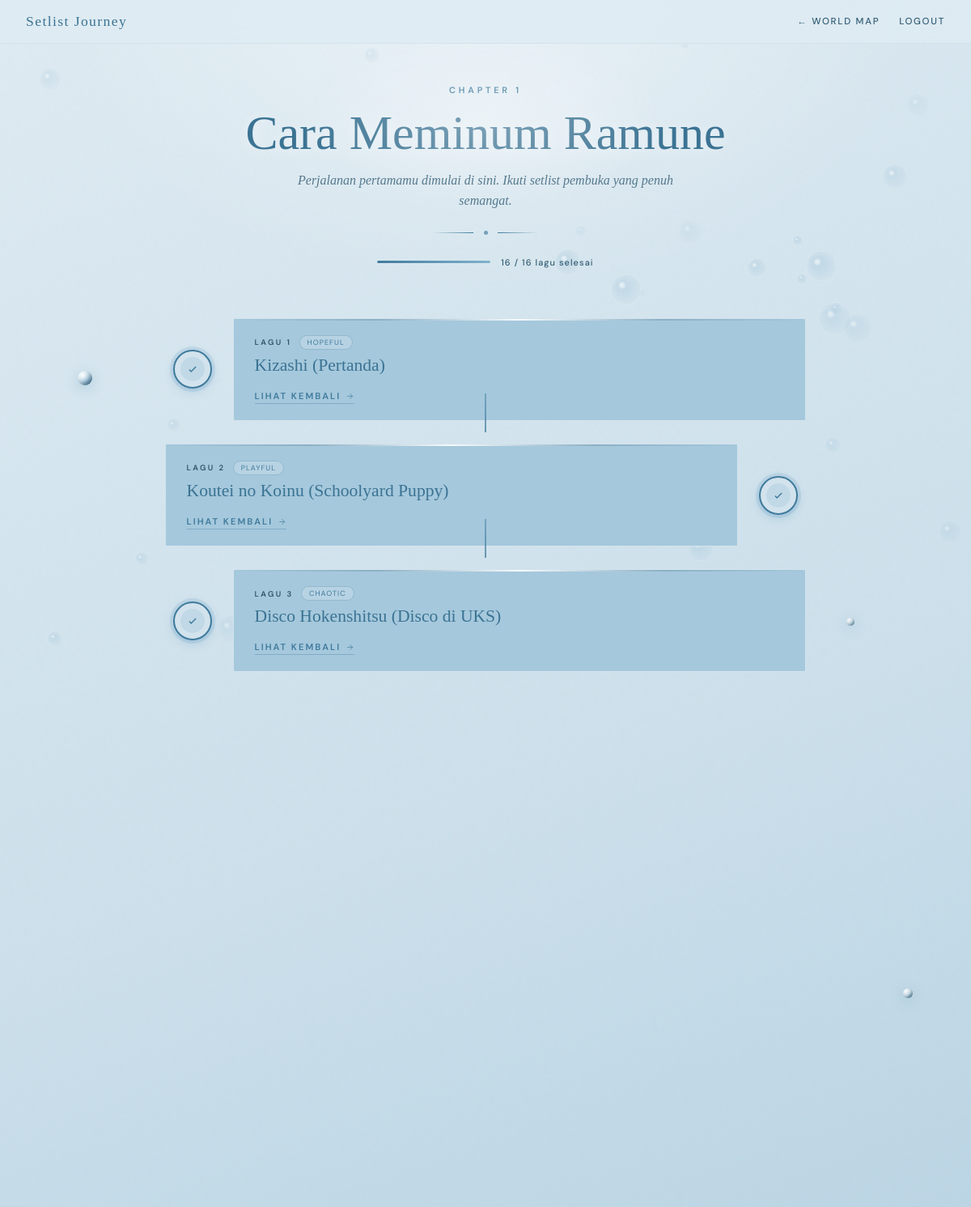
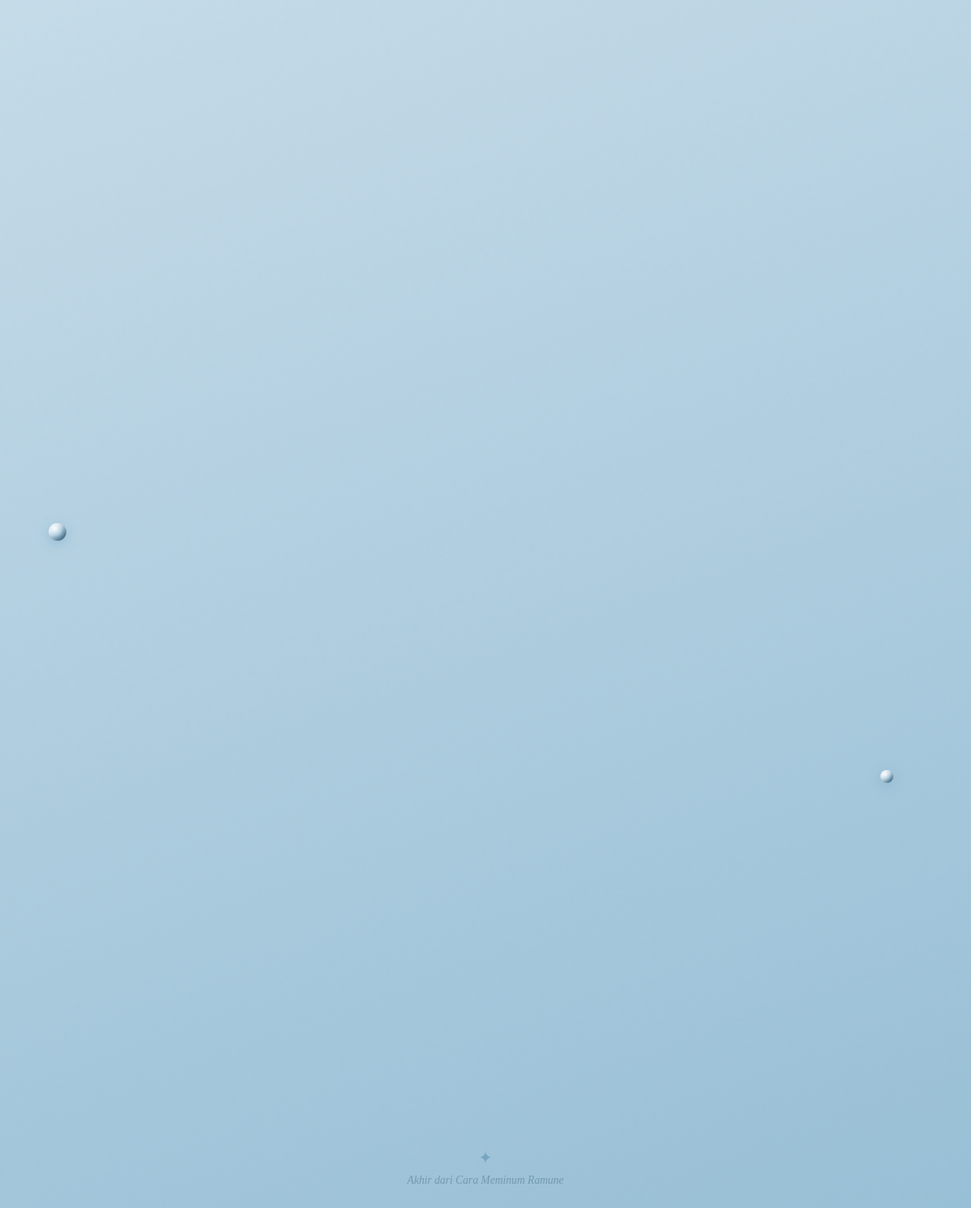
/chapter/cara-meminum-ramune (signed in), run on the app's committed database (2 pictures, top to bottom).
### tables this page shows
CREATE TABLE `chapters` (
  `id_chapter` int(11) NOT NULL,
  `judul` varchar(200) NOT NULL,
  `slug` varchar(200) NOT NULL,
  `deskripsi` text DEFAULT NULL,
  `tema_warna` varchar(7) DEFAULT '#C084FC',
  `bg_image` varchar(255) DEFAULT NULL,
  `urutan` int(11) NOT NULL,
  `is_active` tinyint(1) DEFAULT 0,
  `dibuat_pada` timestamp NOT NULL DEFAULT current_timestamp(),
  `dekorasi` varchar(50) DEFAULT 'none'
);

CREATE TABLE `tracks` (
  `id_track` int(11) NOT NULL,
  `id_chapter` int(11) NOT NULL,
  `judul_lagu` varchar(200) NOT NULL,
  `urutan` int(11) NOT NULL,
  `deskripsi` text DEFAULT NULL,
  `trivia` text DEFAULT NULL,
  `mood` varchar(50) DEFAULT NULL,
  `lirik_petikan` text DEFAULT NULL,
  `audio_preview` varchar(255) DEFAULT NULL,
  `bg_image` varchar(255) DEFAULT NULL
);

### core/Controller.php (called while the page is built, shortened)
<?php
class Controller {
    protected function view(string $path, array $data = []): void {
        extract($data);
        $viewFile = __DIR__ . '/../app/views/' . $path . '.php';
        require $viewFile;
    }
}

### app/controllers/ChapterController.php (called while the page is built, shortened)
<?php
require_once BASE_PATH . '/app/models/Chapter.php';
require_once BASE_PATH . '/app/models/Track.php';
require_once BASE_PATH . '/app/models/Progress.php';
class ChapterController extends Controller {
    private Chapter  $chapterModel;
    private Track    $trackModel;
    private Progress $progressModel;
    public function __construct() {
        $this->chapterModel  = new Chapter();
        $this->trackModel    = new Track();
        $this->progressModel = new Progress();
    }
    public function show(array $params): void {
        $slug    = $params['slug'] ?? '';
        $chapter = $this->chapterModel->findBySlug($slug);
        $tracks       = $this->trackModel->getByChapter($chapter['id_chapter']);
        $trackTerbuka = 1;
        if ($this->isLoggedIn()) {
            $userId   = Session::get('user_id');
            $progress = $this->progressModel->get($userId, $chapter['id_chapter']);
            $trackTerbuka = $progress['track_terbuka'] ?? 1;
        }
        $this->view('chapter/map', [
            'chapter'      => $chapter,
            'tracks'       => $tracks,
            'trackTerbuka' => $trackTerbuka,
            'isLoggedIn'   => $this->isLoggedIn(),
        ]);
    }
}

### index.php (called while the page is built, shortened)
<?php
require_once BASE_PATH . '/config/database.php';
require_once BASE_PATH . '/core/Session.php';
require_once BASE_PATH . '/core/Router.php';
require_once BASE_PATH . '/core/Model.php';
require_once BASE_PATH . '/core/Controller.php';
function url(string $path = ''): string {
    $base = rtrim(str_replace('\\', '/', dirname($_SERVER['SCRIPT_NAME'])), '/');
    $path = ltrim($path, '/');
    return $path ? "$base/$path" : "$base/";
}
$router = new Router();
$router->get('/',                    'HomeController',      'index');
$router->get('/login',               'AuthController',      'loginForm');
$router->post('/login',              'AuthController',      'login');
$router->get('/register',            'AuthController',      'registerForm');
$router->post('/register',           'AuthController',      'register');
$router->get('/logout',              'AuthController',      'logout');
$router->get('/worldmap',            'WorldMapController',  'index');
$router->get('/chapter/:slug',       'ChapterController',   'show');
$router->get('/track/:id',           'TrackController',     'show');
$router->post('/quest/submit',       'QuestController',     'submit');
$router->get('/quest/next/:id',      'QuestController',     'next');
$router->get('/final/:slug',         'GuestbookController', 'show');
$router->post('/final/:slug',        'GuestbookController', 'store');
$router->get('/admin',                        'AdminController',         'dashboard');
$router->get('/admin/chapters',               'AdminChapterController',  'index');
$router->get('/admin/chapters/create',        'AdminChapterController',  'create');
$router->post('/admin/chapters/store',        'AdminChapterController',  'store');
$router->get('/admin/chapters/:id/edit',      'AdminChapterController',  'edit');
$router->post('/admin/chapters/:id/update',   'AdminChapterController',  'update');
$router->post('/admin/chapters/:id/delete',   'AdminChapterController',  'delete');
$router->post('/admin/chapters/:id/toggle',   'AdminChapterController',  'toggle');
$router->get('/admin/chapters/:id/tracks',           'AdminTrackController', 'index');
$router->get('/admin/chapters/:id/tracks/create',    'AdminTrackController', 'create');
$router->post('/admin/chapters/:id/tracks/store',    'AdminTrackController', 'store');
$router->get('/admin/tracks/:id/edit',               'AdminTrackController', 'edit');
$router->post('/admin/tracks/:id/update',            'AdminTrackController', 'update');
$router->post('/admin/tracks/:id/delete',            'AdminTrackController', 'delete');
$router->get('/admin/tracks/:id/quest',              'AdminQuestController', 'show');
$router->post('/admin/tracks/:id/quest/store',       'AdminQuestController', 'store');
$router->post('/admin/quests/:id/update',            'AdminQuestController', 'update');
$router->post('/admin/quests/:id/delete',            'AdminQuestController', 'delete');
$router->get('/admin/chapters/:id/milestones',       'AdminMilestoneController', 'index');
$router->post('/admin/chapters/:id/milestones/store','AdminMilestoneController', 'store');
$router->post('/admin/milestones/:id/update',        'AdminMilestoneController', 'update');
$router->post('/admin/milestones/:id/delete',        'AdminMilestoneController', 'delete');
$router->get('/admin/users',                  'AdminUserController',     'index');
$router->post('/admin/users/:id/role',        'AdminUserController',     'updateRole');
$router->post('/admin/users/:id/delete',      'AdminUserController',     'delete');
$router->get('/admin/guestbook',              'AdminGuestbookController','index');
$router->post('/admin/guestbook/:id/delete',  'AdminGuestbookController','delete');
$router->dispatch();

### config/database.php (called while the page is built)
<?php
class Database {
    private static ?Database $instance = null;
    private PDO $connection;
    private string $host     = 'localhost';
    private string $dbname   = 'setlist_journey1';
    private string $username = 'root';
    private string $password = '';
    private string $charset  = 'utf8mb4';
    private function __construct() {
        $dsn = "mysql:host={$this->host};dbname={$this->dbname};charset={$this->charset}";
        $options = [
            PDO::ATTR_ERRMODE            => PDO::ERRMODE_EXCEPTION,
            PDO::ATTR_DEFAULT_FETCH_MODE => PDO::FETCH_ASSOC,
            PDO::ATTR_EMULATE_PREPARES   => false,
        ];
        try {
            $this->connection = new PDO($dsn, $this->username, $this->password, $options);
        } catch (PDOException $e) {
            error_log($e->getMessage());
            die("Koneksi database gagal. Silakan coba beberapa saat lagi.");
        }
    }
    public static function getInstance(): static {
        if (static::$instance === null) {
            static::$instance = new static();
        }
        return static::$instance;
    }
    public function getConnection(): PDO {
        return $this->connection;
    }
}

### core/Model.php (called while the page is built, shortened)
<?php
class Model {
    public function __construct() {
        $this->db = Database::getInstance()->getConnection();
    }
}

### app/models/Chapter.php (called while the page is built, shortened)
<?php
class Chapter extends Model {
    public function findBySlug(string $slug): array|false {
        $stmt = $this->db->prepare(
            "SELECT * FROM chapters WHERE slug = ? LIMIT 1"
        );
        $stmt->execute([$slug]);
        return $stmt->fetch();
    }
}

### app/models/Track.php (called while the page is built, shortened)
<?php
class Track extends Model {
    public function getByChapter(int $chapterId): array {
        $stmt = $this->db->prepare(
            "SELECT t.*, c.slug AS chapter_slug
             FROM tracks t
             JOIN chapters c ON t.id_chapter = c.id_chapter
             WHERE t.id_chapter = ?
             ORDER BY t.urutan ASC"
        );
        $stmt->execute([$chapterId]);
        return $stmt->fetchAll();
    }
}

### core/Session.php (called while the page is built, shortened)
<?php
class Session {
    public static function get(string $key, mixed $default = null): mixed {
        return $_SESSION[$key] ?? $default;
    }
}

### app/models/Progress.php (called while the page is built, shortened)
<?php
class Progress extends Model {
    public function get(int $userId, int $chapterId): array|false {
        $stmt = $this->db->prepare(
            "SELECT * FROM user_progress
             WHERE id_user = ? AND id_chapter = ? LIMIT 1"
        );
        $stmt->execute([$userId, $chapterId]);
        return $stmt->fetch();
    }
}

### app/views/chapter/map.php (the view, shortened to what this page needs)
<?php
$isLoggedIn = isset($_SESSION['user_id']);
$dekorasi   = htmlspecialchars($chapter['dekorasi'] ?? 'none');
$temaWarna  = htmlspecialchars($chapter['tema_warna'] ?? '#4A90B8');
?>
<!DOCTYPE html>
<html lang="id">
<head>
  <link rel="stylesheet" href="<?= BASE_URL ?>/public/assets/css/chapter.css">
</head>
<body data-dekorasi="<?= $dekorasi ?>" data-tema="<?= $temaWarna ?>">
  <div class="marble marble-1"></div>
  <div class="marble marble-2"></div>
  <div class="marble marble-3"></div>
  <div class="marble marble-4"></div>
  <div class="marble marble-5"></div>
  <nav class="nav">
    <a href="<?= url('') ?>" class="nav-brand">Setlist Journey</a>
    <div class="nav-links">
      <a href="<?= url('worldmap') ?>">← World Map</a>
      <?php if ($isLoggedIn): ?>
        <a href="<?= url('logout') ?>">Logout</a>
      <?php else: ?>
        <a href="<?= url('login') ?>">Login</a>
      <?php endif; ?>
    </div>
  </nav>
  <div class="ch-header">
    <p class="ch-label">Chapter <?= (int)$chapter['urutan'] ?></p>
    <h1 class="ch-title"><?= htmlspecialchars($chapter['judul']) ?></h1>
    <?php if ($chapter['deskripsi']): ?>
      <p class="ch-desc"><?= htmlspecialchars($chapter['deskripsi']) ?></p>
    <?php endif; ?>
    <div class="ch-divider">
      <div class="ch-divider-line"></div>
      <div class="ch-divider-dot"></div>
      <div class="ch-divider-line"></div>
    </div>
    <?php if ($isLoggedIn):
      $trackCount = count($tracks);
      $progressPercentage = $trackCount ? min(100, round(($trackTerbuka - 1) / $trackCount * 100)) : 0;
    ?>
      <div class="ch-progress">
        <div class="ch-progress-track">
          <div class="ch-progress-fill"
               style="width: <?= $progressPercentage ?>%">
          </div>
        </div>
        <span class="ch-progress-label">
          <?= $trackTerbuka - 1 ?> / <?= $trackCount ?> lagu selesai
        </span>
      </div>
    <?php endif; ?>
  </div>
  <div class="track-wrapper">
    <div class="track-journey">
      <?php foreach ($tracks as $i => $track):
        $unlocked = $track['urutan'] <= $trackTerbuka;
        $current  = $track['urutan'] == $trackTerbuka;
        $done     = $track['urutan'] < $trackTerbuka;
        $side     = $i % 2 === 0 ? 'left' : 'right';
        $status   = $done ? 'done' : ($current ? 'current' : 'locked');
      ?>
      <div class="track-stop <?= $side ?> <?= $status ?>">
        <?php if ($i > 0): ?>
          <div class="track-connector <?= ($done || $current) ? 'lit' : '' ?>"></div>
        <?php endif; ?>
        <div class="track-node">
          <div class="node-ring">
            <div class="node-dot">
              <?php if ($done): ?>
                <svg viewBox="0 0 24 24" fill="none" stroke="currentColor" stroke-width="2.5">
                  <path d="M5 13l4 4L19 7"/>
                </svg>
              <?php elseif ($current): ?>
                <span><?= $track['urutan'] ?></span>
              <?php endif; ?>
            </div>
          </div>
        </div>
        <div class="track-card">
          <div class="track-card-accent"></div>
          <div class="track-card-inner">
            <div class="track-meta">
              <span class="track-num-label">Lagu <?= $track['urutan'] ?></span>
              <?php if ($track['mood']): ?>
                <span class="track-mood"><?= htmlspecialchars($track['mood']) ?></span>
              <?php endif; ?>
            </div>
            <h3 class="track-title"><?= htmlspecialchars($track['judul_lagu']) ?></h3>
            <?php if ($unlocked): ?>
              <a href="<?= url('track/' . $track['id_track']) ?>" class="track-btn">
                <?= $done ? 'Lihat Kembali' : 'Masuk ke Lagu Ini' ?>
                <svg viewBox="0 0 24 24" fill="none" stroke="currentColor" stroke-width="1.5">
                  <path d="M5 12h14M12 5l7 7-7 7"/>
                </svg>
              </a>
            <?php else: ?>
              <p class="track-locked-note">Selesaikan lagu sebelumnya</p>
            <?php endif; ?>
          </div>
        </div>
      </div>
      <?php endforeach; ?>
      <div class="track-end">
        <div class="end-icon">✦</div>
        <p>Akhir dari <?= htmlspecialchars($chapter['judul']) ?></p>
      </div>
    </div>
  </div>
</body>
</html>

### core/Router.php (shortened to what this page needs)
<?php
class Router {
    private array $routes = [];
    public function get(string $path, string $controller, string $method): void {
        $this->routes[] = [
            'method'     => 'GET',
            'path'       => $path,
            'controller' => $controller,
            'action'     => $method,
        ];
    }
    public function post(string $path, string $controller, string $method): void {
        $this->routes[] = [
            'method'     => 'POST',
            'path'       => $path,
            'controller' => $controller,
            'action'     => $method,
        ];
    }
    public function dispatch(): void {
    $requestMethod = $_SERVER['REQUEST_METHOD'];
    $requestUri    = parse_url($_SERVER['REQUEST_URI'], PHP_URL_PATH);
    $requestUri = rtrim($requestUri, '/') ?: '/';
        foreach ($this->routes as $route) {
            $pattern = $this->buildPattern($route['path']);
            if ($route['method'] === $requestMethod && preg_match($pattern, $requestUri, $matches)) {
                $params = array_filter($matches, 'is_string', ARRAY_FILTER_USE_KEY);
                $ctrl = new $route['controller']();
                $ctrl->{$route['action']}($params);
                return;
            }
        }
    }
    private function buildPattern(string $path): string {
        $pattern = preg_replace('/\/:([a-zA-Z_]+)/', '/(?P<$1>[^/]+)', $path);
        return '#^' . $pattern . '$#';
    }
}

### data on the page
chapters: urutan "1", judul "Cara Meminum Ramune", deskripsi "Perjalanan pertamamu dimulai di sini. Ikuti setlist pembuka yang penuh semangat.", $progressPercentage 100 (drawn), trackTerbuka "16", trackCount "16"
tracks: urutan "1", mood "HOPEFUL", judul_lagu "Kizashi (Pertanda)", shows "LIHAT KEMBALI"
tracks: urutan "2", mood "PLAYFUL", judul_lagu "Koutei no Koinu (Schoolyard Puppy)", shows "LIHAT KEMBALI"
tracks: urutan "3", mood "CHAOTIC", judul_lagu "Disco Hokenshitsu (Disco di UKS)", shows "LIHAT KEMBALI"
